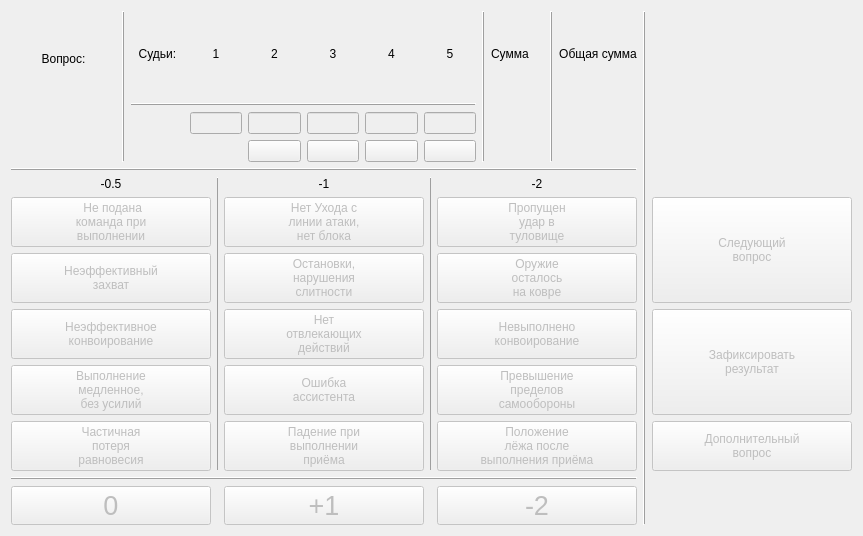
<?xml version="1.0" encoding="UTF-8"?>
<ui version="4.0">
 <class>ControlPanel_0_0</class>
 <widget class="QWidget" name="ControlPanel_0_0">
  <property name="geometry">
   <rect>
    <x>0</x>
    <y>0</y>
    <width>863</width>
    <height>536</height>
   </rect>
  </property>
  <property name="windowTitle">
   <string>Form</string>
  </property>
  <layout class="QHBoxLayout" name="horizontalLayout_2">
   <item>
    <layout class="QGridLayout" name="gridLayout" rowstretch="0,0,0,0,0,0,0,0,0,0" columnstretch="1,0,1,0,1,0,1">
     <item row="2" column="3" rowspan="6">
      <widget class="QFrame" name="frame_2">
       <property name="maximumSize">
        <size>
         <width>1</width>
         <height>16777215</height>
        </size>
       </property>
       <property name="frameShape">
        <enum>QFrame::Shape::VLine</enum>
       </property>
       <property name="frameShadow">
        <enum>QFrame::Shadow::Raised</enum>
       </property>
      </widget>
     </item>
     <item row="6" column="4">
      <widget class="QPushButton" name="btnErr14">
       <property name="enabled">
        <bool>false</bool>
       </property>
       <property name="text">
        <string>Превышение
пределов
самообороны</string>
       </property>
       <property name="checkable">
        <bool>true</bool>
       </property>
      </widget>
     </item>
     <item row="7" column="0">
      <widget class="QPushButton" name="btnErr05">
       <property name="enabled">
        <bool>false</bool>
       </property>
       <property name="text">
        <string>Частичная
потеря
равновесия</string>
       </property>
       <property name="checkable">
        <bool>true</bool>
       </property>
      </widget>
     </item>
     <item row="5" column="0">
      <widget class="QPushButton" name="btnErr03">
       <property name="enabled">
        <bool>false</bool>
       </property>
       <property name="sizePolicy">
        <sizepolicy hsizetype="Minimum" vsizetype="Minimum">
         <horstretch>0</horstretch>
         <verstretch>0</verstretch>
        </sizepolicy>
       </property>
       <property name="text">
        <string>Неэффективное
конвоирование</string>
       </property>
       <property name="checkable">
        <bool>true</bool>
       </property>
      </widget>
     </item>
     <item row="3" column="0">
      <widget class="QPushButton" name="btnErr01">
       <property name="enabled">
        <bool>false</bool>
       </property>
       <property name="text">
        <string> Не подана
команда при
выполнении</string>
       </property>
       <property name="checkable">
        <bool>true</bool>
       </property>
      </widget>
     </item>
     <item row="4" column="4">
      <widget class="QPushButton" name="btnErr12">
       <property name="enabled">
        <bool>false</bool>
       </property>
       <property name="text">
        <string>Оружие
осталось
на ковре</string>
       </property>
       <property name="checkable">
        <bool>true</bool>
       </property>
      </widget>
     </item>
     <item row="0" column="6">
      <layout class="QVBoxLayout" name="verticalLayout">
       <item>
        <widget class="QLabel" name="lblName">
         <property name="text">
          <string/>
         </property>
        </widget>
       </item>
       <item>
        <widget class="QLabel" name="lblTeam">
         <property name="text">
          <string/>
         </property>
        </widget>
       </item>
      </layout>
     </item>
     <item row="3" column="2">
      <widget class="QPushButton" name="btnErr06">
       <property name="enabled">
        <bool>false</bool>
       </property>
       <property name="text">
        <string>Нет Ухода с 
линии атаки,
нет блока</string>
       </property>
       <property name="checkable">
        <bool>true</bool>
       </property>
      </widget>
     </item>
     <item row="2" column="2">
      <widget class="QLabel" name="label_2">
       <property name="text">
        <string>-1</string>
       </property>
       <property name="alignment">
        <set>Qt::AlignmentFlag::AlignCenter</set>
       </property>
      </widget>
     </item>
     <item row="6" column="2">
      <widget class="QPushButton" name="btnErr09">
       <property name="enabled">
        <bool>false</bool>
       </property>
       <property name="sizePolicy">
        <sizepolicy hsizetype="Minimum" vsizetype="Minimum">
         <horstretch>0</horstretch>
         <verstretch>0</verstretch>
        </sizepolicy>
       </property>
       <property name="text">
        <string>Ошибка
ассистента</string>
       </property>
       <property name="checkable">
        <bool>true</bool>
       </property>
      </widget>
     </item>
     <item row="5" column="6" rowspan="2">
      <widget class="QPushButton" name="btnFix">
       <property name="enabled">
        <bool>false</bool>
       </property>
       <property name="sizePolicy">
        <sizepolicy hsizetype="Minimum" vsizetype="Minimum">
         <horstretch>0</horstretch>
         <verstretch>0</verstretch>
        </sizepolicy>
       </property>
       <property name="text">
        <string>Зафиксировать
результат</string>
       </property>
      </widget>
     </item>
     <item row="4" column="2">
      <widget class="QPushButton" name="btnErr07">
       <property name="enabled">
        <bool>false</bool>
       </property>
       <property name="text">
        <string>Остановки,
нарушения
слитности</string>
       </property>
       <property name="checkable">
        <bool>true</bool>
       </property>
      </widget>
     </item>
     <item row="4" column="0">
      <widget class="QPushButton" name="btnErr02">
       <property name="enabled">
        <bool>false</bool>
       </property>
       <property name="sizePolicy">
        <sizepolicy hsizetype="Minimum" vsizetype="Minimum">
         <horstretch>0</horstretch>
         <verstretch>0</verstretch>
        </sizepolicy>
       </property>
       <property name="text">
        <string>Неэффективный
захват</string>
       </property>
       <property name="checkable">
        <bool>true</bool>
       </property>
      </widget>
     </item>
     <item row="7" column="4">
      <widget class="QPushButton" name="btnErr15">
       <property name="enabled">
        <bool>false</bool>
       </property>
       <property name="text">
        <string>Положение
лёжа после
выполнения приёма</string>
       </property>
       <property name="checkable">
        <bool>true</bool>
       </property>
      </widget>
     </item>
     <item row="1" column="0" colspan="5">
      <widget class="QFrame" name="frame_3">
       <property name="frameShape">
        <enum>QFrame::Shape::HLine</enum>
       </property>
       <property name="frameShadow">
        <enum>QFrame::Shadow::Raised</enum>
       </property>
      </widget>
     </item>
     <item row="3" column="6" rowspan="2">
      <widget class="QPushButton" name="btnNext">
       <property name="enabled">
        <bool>false</bool>
       </property>
       <property name="sizePolicy">
        <sizepolicy hsizetype="Minimum" vsizetype="Minimum">
         <horstretch>0</horstretch>
         <verstretch>0</verstretch>
        </sizepolicy>
       </property>
       <property name="text">
        <string>Следующий
вопрос</string>
       </property>
      </widget>
     </item>
     <item row="7" column="2">
      <widget class="QPushButton" name="btnErr10">
       <property name="enabled">
        <bool>false</bool>
       </property>
       <property name="text">
        <string>Падение при
выполнении
приёма</string>
       </property>
       <property name="checkable">
        <bool>true</bool>
       </property>
      </widget>
     </item>
     <item row="2" column="4">
      <widget class="QLabel" name="label_3">
       <property name="text">
        <string>-2</string>
       </property>
       <property name="alignment">
        <set>Qt::AlignmentFlag::AlignCenter</set>
       </property>
      </widget>
     </item>
     <item row="0" column="0" colspan="5">
      <layout class="QGridLayout" name="gridLayout_2" columnstretch="1,1,1,1,1,1,1,1,1,1,1,0,0">
       <item row="0" column="12">
        <widget class="QLabel" name="label_12">
         <property name="text">
          <string>Общая сумма</string>
         </property>
         <property name="alignment">
          <set>Qt::AlignmentFlag::AlignCenter</set>
         </property>
        </widget>
       </item>
       <item row="0" column="6">
        <widget class="QLabel" name="label_9">
         <property name="text">
          <string>3</string>
         </property>
         <property name="alignment">
          <set>Qt::AlignmentFlag::AlignCenter</set>
         </property>
        </widget>
       </item>
       <item row="2" column="5">
        <widget class="QLineEdit" name="le2">
         <property name="enabled">
          <bool>false</bool>
         </property>
         <property name="inputMask">
          <string/>
         </property>
         <property name="alignment">
          <set>Qt::AlignmentFlag::AlignCenter</set>
         </property>
        </widget>
       </item>
       <item row="2" column="7">
        <widget class="QLineEdit" name="le4">
         <property name="enabled">
          <bool>false</bool>
         </property>
         <property name="inputMask">
          <string/>
         </property>
         <property name="alignment">
          <set>Qt::AlignmentFlag::AlignCenter</set>
         </property>
        </widget>
       </item>
       <item row="2" column="4">
        <widget class="QLineEdit" name="le1">
         <property name="enabled">
          <bool>false</bool>
         </property>
         <property name="inputMask">
          <string/>
         </property>
         <property name="alignment">
          <set>Qt::AlignmentFlag::AlignCenter</set>
         </property>
        </widget>
       </item>
       <item row="2" column="8">
        <widget class="QLineEdit" name="le5">
         <property name="enabled">
          <bool>false</bool>
         </property>
         <property name="inputMask">
          <string/>
         </property>
         <property name="alignment">
          <set>Qt::AlignmentFlag::AlignCenter</set>
         </property>
        </widget>
       </item>
       <item row="2" column="6">
        <widget class="QLineEdit" name="le3">
         <property name="enabled">
          <bool>false</bool>
         </property>
         <property name="inputMask">
          <string/>
         </property>
         <property name="alignment">
          <set>Qt::AlignmentFlag::AlignCenter</set>
         </property>
        </widget>
       </item>
       <item row="0" column="5">
        <widget class="QLabel" name="label_8">
         <property name="text">
          <string>2</string>
         </property>
         <property name="alignment">
          <set>Qt::AlignmentFlag::AlignCenter</set>
         </property>
        </widget>
       </item>
       <item row="0" column="7">
        <widget class="QLabel" name="label_10">
         <property name="text">
          <string>4</string>
         </property>
         <property name="alignment">
          <set>Qt::AlignmentFlag::AlignCenter</set>
         </property>
        </widget>
       </item>
       <item row="0" column="10">
        <widget class="QLabel" name="label_5">
         <property name="text">
          <string>Сумма</string>
         </property>
        </widget>
       </item>
       <item row="0" column="3">
        <widget class="QLabel" name="label_6">
         <property name="text">
          <string>Судьи:</string>
         </property>
         <property name="alignment">
          <set>Qt::AlignmentFlag::AlignCenter</set>
         </property>
        </widget>
       </item>
       <item row="0" column="8">
        <widget class="QLabel" name="label_11">
         <property name="text">
          <string>5</string>
         </property>
         <property name="alignment">
          <set>Qt::AlignmentFlag::AlignCenter</set>
         </property>
        </widget>
       </item>
       <item row="0" column="4">
        <widget class="QLabel" name="label_7">
         <property name="text">
          <string>1</string>
         </property>
         <property name="alignment">
          <set>Qt::AlignmentFlag::AlignCenter</set>
         </property>
        </widget>
       </item>
       <item row="1" column="3" colspan="6">
        <widget class="QFrame" name="frame_7">
         <property name="minimumSize">
          <size>
           <width>0</width>
           <height>0</height>
          </size>
         </property>
         <property name="frameShape">
          <enum>QFrame::Shape::HLine</enum>
         </property>
         <property name="frameShadow">
          <enum>QFrame::Shadow::Raised</enum>
         </property>
        </widget>
       </item>
       <item row="3" column="5">
        <widget class="QPushButton" name="pushButton">
         <property name="minimumSize">
          <size>
           <width>0</width>
           <height>0</height>
          </size>
         </property>
         <property name="maximumSize">
          <size>
           <width>16777215</width>
           <height>16777215</height>
          </size>
         </property>
         <property name="text">
          <string/>
         </property>
         <property name="icon">
          <iconset theme="QIcon::ThemeIcon::EditClear"/>
         </property>
        </widget>
       </item>
       <item row="3" column="6">
        <widget class="QPushButton" name="pushButton_2">
         <property name="text">
          <string/>
         </property>
         <property name="icon">
          <iconset theme="QIcon::ThemeIcon::EditClear"/>
         </property>
        </widget>
       </item>
       <item row="3" column="7">
        <widget class="QPushButton" name="pushButton_3">
         <property name="text">
          <string/>
         </property>
         <property name="icon">
          <iconset theme="QIcon::ThemeIcon::EditClear"/>
         </property>
        </widget>
       </item>
       <item row="3" column="8">
        <widget class="QPushButton" name="pushButton_4">
         <property name="text">
          <string/>
         </property>
         <property name="icon">
          <iconset theme="QIcon::ThemeIcon::EditClear"/>
         </property>
        </widget>
       </item>
       <item row="2" column="0" rowspan="2" colspan="2">
        <widget class="QLabel" name="lblTask">
         <property name="font">
          <font>
           <pointsize>15</pointsize>
          </font>
         </property>
         <property name="text">
          <string/>
         </property>
         <property name="alignment">
          <set>Qt::AlignmentFlag::AlignCenter</set>
         </property>
        </widget>
       </item>
       <item row="0" column="0" rowspan="2" colspan="2">
        <widget class="QLabel" name="label_4">
         <property name="sizePolicy">
          <sizepolicy hsizetype="Preferred" vsizetype="Preferred">
           <horstretch>0</horstretch>
           <verstretch>0</verstretch>
          </sizepolicy>
         </property>
         <property name="text">
          <string>Вопрос:</string>
         </property>
         <property name="alignment">
          <set>Qt::AlignmentFlag::AlignCenter</set>
         </property>
        </widget>
       </item>
       <item row="0" column="2" rowspan="4">
        <widget class="QFrame" name="frame_5">
         <property name="minimumSize">
          <size>
           <width>0</width>
           <height>0</height>
          </size>
         </property>
         <property name="frameShape">
          <enum>QFrame::Shape::VLine</enum>
         </property>
         <property name="frameShadow">
          <enum>QFrame::Shadow::Raised</enum>
         </property>
        </widget>
       </item>
       <item row="2" column="10" rowspan="2">
        <widget class="QLabel" name="lblTaskSum">
         <property name="font">
          <font>
           <pointsize>15</pointsize>
          </font>
         </property>
         <property name="text">
          <string/>
         </property>
         <property name="alignment">
          <set>Qt::AlignmentFlag::AlignCenter</set>
         </property>
        </widget>
       </item>
       <item row="2" column="12" rowspan="2">
        <widget class="QLabel" name="lblTotal">
         <property name="font">
          <font>
           <pointsize>15</pointsize>
          </font>
         </property>
         <property name="text">
          <string/>
         </property>
         <property name="alignment">
          <set>Qt::AlignmentFlag::AlignCenter</set>
         </property>
        </widget>
       </item>
       <item row="0" column="9" rowspan="4">
        <widget class="QFrame" name="frame_6">
         <property name="minimumSize">
          <size>
           <width>0</width>
           <height>0</height>
          </size>
         </property>
         <property name="frameShape">
          <enum>QFrame::Shape::VLine</enum>
         </property>
         <property name="frameShadow">
          <enum>QFrame::Shadow::Raised</enum>
         </property>
        </widget>
       </item>
       <item row="0" column="11" rowspan="4">
        <widget class="QFrame" name="frame_9">
         <property name="minimumSize">
          <size>
           <width>0</width>
           <height>0</height>
          </size>
         </property>
         <property name="frameShape">
          <enum>QFrame::Shape::VLine</enum>
         </property>
         <property name="frameShadow">
          <enum>QFrame::Shadow::Raised</enum>
         </property>
        </widget>
       </item>
      </layout>
     </item>
     <item row="8" column="0" colspan="5">
      <widget class="QFrame" name="frame_8">
       <property name="frameShape">
        <enum>QFrame::Shape::HLine</enum>
       </property>
       <property name="frameShadow">
        <enum>QFrame::Shadow::Raised</enum>
       </property>
      </widget>
     </item>
     <item row="6" column="0">
      <widget class="QPushButton" name="btnErr04">
       <property name="enabled">
        <bool>false</bool>
       </property>
       <property name="text">
        <string>Выполнение
медленное,
без усилий</string>
       </property>
       <property name="checkable">
        <bool>true</bool>
       </property>
      </widget>
     </item>
     <item row="3" column="4">
      <widget class="QPushButton" name="btnErr11">
       <property name="enabled">
        <bool>false</bool>
       </property>
       <property name="text">
        <string>Пропущен
удар в 
туловище</string>
       </property>
       <property name="checkable">
        <bool>true</bool>
       </property>
      </widget>
     </item>
     <item row="0" column="5" rowspan="10">
      <widget class="QFrame" name="frame_4">
       <property name="minimumSize">
        <size>
         <width>0</width>
         <height>0</height>
        </size>
       </property>
       <property name="frameShape">
        <enum>QFrame::Shape::VLine</enum>
       </property>
       <property name="frameShadow">
        <enum>QFrame::Shadow::Raised</enum>
       </property>
      </widget>
     </item>
     <item row="2" column="0">
      <widget class="QLabel" name="label">
       <property name="sizePolicy">
        <sizepolicy hsizetype="Preferred" vsizetype="Maximum">
         <horstretch>0</horstretch>
         <verstretch>0</verstretch>
        </sizepolicy>
       </property>
       <property name="text">
        <string>-0.5</string>
       </property>
       <property name="alignment">
        <set>Qt::AlignmentFlag::AlignCenter</set>
       </property>
      </widget>
     </item>
     <item row="2" column="1" rowspan="6">
      <widget class="QFrame" name="frame">
       <property name="maximumSize">
        <size>
         <width>1</width>
         <height>16777215</height>
        </size>
       </property>
       <property name="frameShape">
        <enum>QFrame::Shape::VLine</enum>
       </property>
       <property name="frameShadow">
        <enum>QFrame::Shadow::Raised</enum>
       </property>
      </widget>
     </item>
     <item row="5" column="2">
      <widget class="QPushButton" name="btnErr08">
       <property name="enabled">
        <bool>false</bool>
       </property>
       <property name="text">
        <string>Нет
отвлекающих
действий</string>
       </property>
       <property name="checkable">
        <bool>true</bool>
       </property>
      </widget>
     </item>
     <item row="7" column="6">
      <widget class="QPushButton" name="btnAddTask">
       <property name="enabled">
        <bool>false</bool>
       </property>
       <property name="sizePolicy">
        <sizepolicy hsizetype="Minimum" vsizetype="Minimum">
         <horstretch>0</horstretch>
         <verstretch>0</verstretch>
        </sizepolicy>
       </property>
       <property name="text">
        <string>Дополнительный
вопрос</string>
       </property>
      </widget>
     </item>
     <item row="5" column="4">
      <widget class="QPushButton" name="btnErr13">
       <property name="enabled">
        <bool>false</bool>
       </property>
       <property name="sizePolicy">
        <sizepolicy hsizetype="Minimum" vsizetype="Minimum">
         <horstretch>0</horstretch>
         <verstretch>0</verstretch>
        </sizepolicy>
       </property>
       <property name="text">
        <string>Невыполнено
конвоирование</string>
       </property>
       <property name="checkable">
        <bool>true</bool>
       </property>
      </widget>
     </item>
     <item row="9" column="0">
      <widget class="QPushButton" name="btnZero">
       <property name="enabled">
        <bool>false</bool>
       </property>
       <property name="font">
        <font>
         <pointsize>20</pointsize>
        </font>
       </property>
       <property name="text">
        <string>0</string>
       </property>
       <property name="checkable">
        <bool>true</bool>
       </property>
      </widget>
     </item>
     <item row="9" column="2">
      <widget class="QPushButton" name="btnPlus1">
       <property name="enabled">
        <bool>false</bool>
       </property>
       <property name="font">
        <font>
         <pointsize>20</pointsize>
        </font>
       </property>
       <property name="text">
        <string>+1</string>
       </property>
       <property name="checkable">
        <bool>true</bool>
       </property>
      </widget>
     </item>
     <item row="9" column="4">
      <widget class="QPushButton" name="btnMinus2">
       <property name="enabled">
        <bool>false</bool>
       </property>
       <property name="font">
        <font>
         <pointsize>20</pointsize>
        </font>
       </property>
       <property name="text">
        <string>-2</string>
       </property>
       <property name="checkable">
        <bool>true</bool>
       </property>
      </widget>
     </item>
    </layout>
   </item>
  </layout>
 </widget>
 <resources/>
 <connections/>
</ui>
